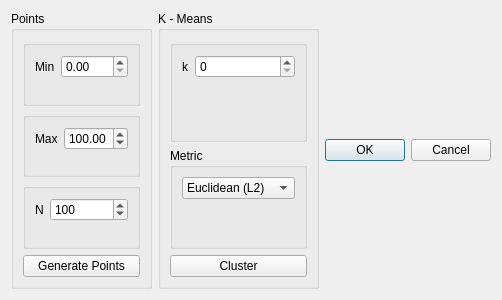
<?xml version="1.0" encoding="UTF-8"?>
<ui version="4.0">
 <class>KMeansDialog</class>
 <widget class="QDialog" name="KMeansDialog">
  <property name="geometry">
   <rect>
    <x>0</x>
    <y>0</y>
    <width>483</width>
    <height>300</height>
   </rect>
  </property>
  <property name="windowTitle">
   <string>Dialog</string>
  </property>
  <layout class="QHBoxLayout" name="horizontalLayout">
   <item>
    <widget class="QGroupBox" name="pointsGroupBox">
     <property name="title">
      <string>Points</string>
     </property>
     <layout class="QVBoxLayout" name="verticalLayout_2">
      <item>
       <widget class="QGroupBox" name="minGroupBox">
        <property name="title">
         <string/>
        </property>
        <layout class="QFormLayout" name="formLayout_4">
         <item row="0" column="0">
          <widget class="QLabel" name="minLabel">
           <property name="text">
            <string>Min</string>
           </property>
          </widget>
         </item>
         <item row="0" column="1">
          <widget class="QDoubleSpinBox" name="minDoubleSpinBox"/>
         </item>
        </layout>
       </widget>
      </item>
      <item>
       <widget class="QGroupBox" name="maxGroupBox">
        <property name="title">
         <string/>
        </property>
        <layout class="QFormLayout" name="formLayout_5">
         <item row="0" column="0">
          <widget class="QLabel" name="maxLabel">
           <property name="text">
            <string>Max</string>
           </property>
          </widget>
         </item>
         <item row="0" column="1">
          <widget class="QDoubleSpinBox" name="maxDoubleSpinBox">
           <property name="decimals">
            <number>2</number>
           </property>
           <property name="maximum">
            <double>200.000000000000000</double>
           </property>
           <property name="value">
            <double>100.000000000000000</double>
           </property>
          </widget>
         </item>
        </layout>
       </widget>
      </item>
      <item>
       <widget class="QGroupBox" name="NGroupBox">
        <property name="title">
         <string/>
        </property>
        <layout class="QFormLayout" name="formLayout">
         <item row="0" column="0">
          <widget class="QLabel" name="NLabel">
           <property name="text">
            <string>N</string>
           </property>
          </widget>
         </item>
         <item row="0" column="1">
          <widget class="QSpinBox" name="NSpinBox">
           <property name="sizePolicy">
            <sizepolicy hsizetype="Expanding" vsizetype="Fixed">
             <horstretch>0</horstretch>
             <verstretch>0</verstretch>
            </sizepolicy>
           </property>
           <property name="maximum">
            <number>1000</number>
           </property>
           <property name="value">
            <number>100</number>
           </property>
          </widget>
         </item>
        </layout>
       </widget>
      </item>
      <item>
       <widget class="QPushButton" name="generatePointsButton">
        <property name="text">
         <string>Generate Points</string>
        </property>
       </widget>
      </item>
     </layout>
    </widget>
   </item>
   <item>
    <widget class="QGroupBox" name="kmeansGroupBox">
     <property name="title">
      <string>K - Means</string>
     </property>
     <layout class="QVBoxLayout" name="verticalLayout">
      <item>
       <widget class="QGroupBox" name="kGroupBox">
        <property name="title">
         <string/>
        </property>
        <layout class="QFormLayout" name="formLayout_2">
         <item row="0" column="0">
          <widget class="QLabel" name="kLabel">
           <property name="text">
            <string>k</string>
           </property>
          </widget>
         </item>
         <item row="0" column="1">
          <widget class="QSpinBox" name="kSpinBox">
           <property name="sizePolicy">
            <sizepolicy hsizetype="Expanding" vsizetype="Fixed">
             <horstretch>0</horstretch>
             <verstretch>0</verstretch>
            </sizepolicy>
           </property>
          </widget>
         </item>
        </layout>
       </widget>
      </item>
      <item>
       <widget class="QGroupBox" name="metricGroupBox">
        <property name="title">
         <string>Metric</string>
        </property>
        <layout class="QFormLayout" name="formLayout_6">
         <item row="0" column="0" colspan="2">
          <widget class="QComboBox" name="metricComboBox">
           <property name="sizePolicy">
            <sizepolicy hsizetype="Expanding" vsizetype="Fixed">
             <horstretch>0</horstretch>
             <verstretch>0</verstretch>
            </sizepolicy>
           </property>
           <property name="currentText">
            <string>Euclidean (L2)</string>
           </property>
           <property name="maxCount">
            <number>10</number>
           </property>
           <item>
            <property name="text">
             <string>Euclidean (L2)</string>
            </property>
           </item>
           <item>
            <property name="text">
             <string>Manhattan (L1)</string>
            </property>
           </item>
           <item>
            <property name="text">
             <string>Hamming</string>
            </property>
           </item>
          </widget>
         </item>
        </layout>
       </widget>
      </item>
      <item>
       <widget class="QPushButton" name="clusterButton">
        <property name="text">
         <string>Cluster</string>
        </property>
       </widget>
      </item>
     </layout>
    </widget>
   </item>
   <item>
    <widget class="QDialogButtonBox" name="buttonBox">
     <property name="orientation">
      <enum>Qt::Horizontal</enum>
     </property>
     <property name="standardButtons">
      <set>QDialogButtonBox::Cancel|QDialogButtonBox::Ok</set>
     </property>
    </widget>
   </item>
  </layout>
 </widget>
 <resources/>
 <connections>
  <connection>
   <sender>buttonBox</sender>
   <signal>accepted()</signal>
   <receiver>KMeansDialog</receiver>
   <slot>accept()</slot>
   <hints>
    <hint type="sourcelabel">
     <x>248</x>
     <y>254</y>
    </hint>
    <hint type="destinationlabel">
     <x>157</x>
     <y>274</y>
    </hint>
   </hints>
  </connection>
  <connection>
   <sender>buttonBox</sender>
   <signal>rejected()</signal>
   <receiver>KMeansDialog</receiver>
   <slot>reject()</slot>
   <hints>
    <hint type="sourcelabel">
     <x>316</x>
     <y>260</y>
    </hint>
    <hint type="destinationlabel">
     <x>286</x>
     <y>274</y>
    </hint>
   </hints>
  </connection>
  <connection>
   <sender>generatePointsButton</sender>
   <signal>clicked()</signal>
   <receiver>KMeansDialog</receiver>
   <slot>applyGeneratePoints()</slot>
   <hints>
    <hint type="sourcelabel">
     <x>73</x>
     <y>267</y>
    </hint>
    <hint type="destinationlabel">
     <x>238</x>
     <y>149</y>
    </hint>
   </hints>
  </connection>
  <connection>
   <sender>clusterButton</sender>
   <signal>clicked()</signal>
   <receiver>KMeansDialog</receiver>
   <slot>applyClustering()</slot>
   <hints>
    <hint type="sourcelabel">
     <x>219</x>
     <y>267</y>
    </hint>
    <hint type="destinationlabel">
     <x>238</x>
     <y>149</y>
    </hint>
   </hints>
  </connection>
 </connections>
 <slots>
  <signal>clicked()</signal>
  <slot>applyGeneratePoints()</slot>
  <slot>applyClustering()</slot>
 </slots>
</ui>
